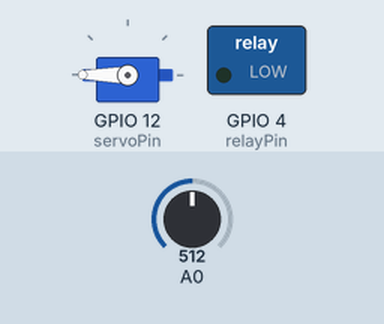
Simulated run of this sketch. Board: ESP8266 (NodeMCU). On the bench: servo, switched loads named in the sketch (green lamp = pin HIGH). The inputs (shaded band) are chosen by the test bench; at power-on: A0 = 512. WiFi joins after 1.5 s; servers stay silent unless stated; what the sketch prints to the serial monitor is not drawn.

Above: at 2.7 s.
2.8 s: A0 set to 498
At 4.9 s:
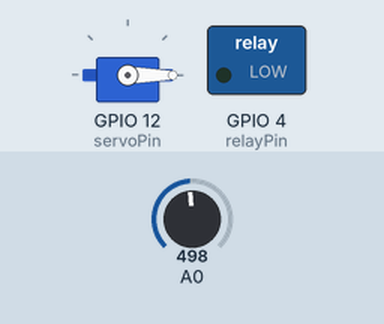
6.0 s: A0 set to 716
At 9.8 s:
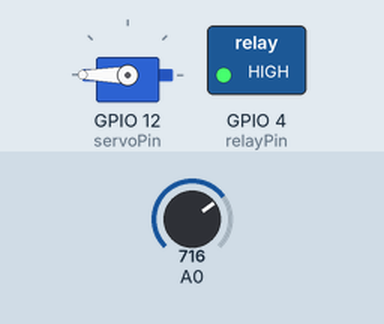
10.2 s: A0 set to 511
At 11.6 s:
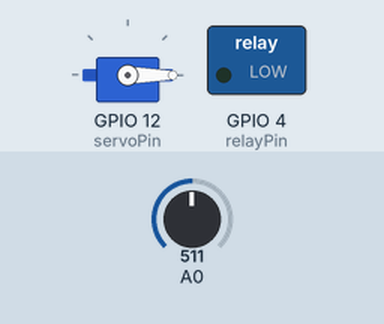
13.4 s: A0 set to 900
At 14.1 s:
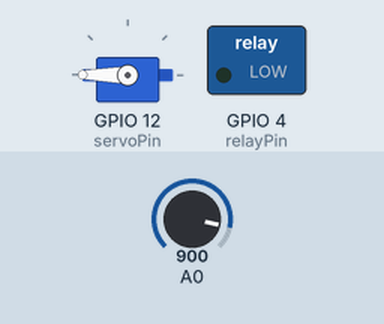
Timing chart, 0 to 17.4 s (numbered marks = the images above; inputs shaded):
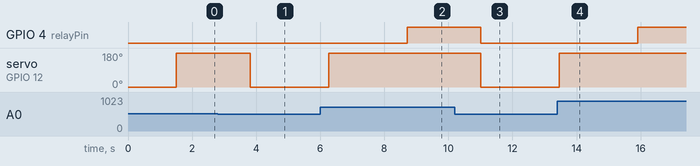

Measured:
- the behaviour switches between 512 and 511 on A0 (found by bisection; images 0 and 1)
- after the input at 2.8 s, GPIO 4 (relayPin): stays LOW (without the input it goes to HIGH after 1.2 s); servo on GPIO 12 (servoPin): 180° → 0° after 1.0 s
- after the input at 6.0 s, GPIO 4 (relayPin): LOW → HIGH after 2.7 s; servo on GPIO 12 (servoPin): 0° → 180° after 0.26 s
- after the input at 10.2 s, GPIO 4 (relayPin): HIGH → LOW after 0.82 s; servo on GPIO 12 (servoPin): 180° → 0° after 0.82 s
- after the input at 13.4 s, GPIO 4 (relayPin): LOW → HIGH after 2.5 s; servo on GPIO 12 (servoPin): 0° → 180° after 0.07 s

The sketch:

gass.ino
```cpp
#include <ESP8266WiFi.h>
#include <Servo.h>
#include <FirebaseArduino.h>

#define servoPin 12 //D6
#define relayPin 4 //D2
#define FIREBASE_HOST "iot-gass.firebaseio.com"
#define FIREBASE_AUTH "2VTgaMObtRDwtL2BZ85o9TZ5sjE07CIVHyqECVlK"


const char *ssid = "WIFI.HOME"; // replace with your wifi ssid and wpa2 key
const char *pass = "esjerukseger";

WiFiClient client;
Servo servo; //instans


void setup()
{
Serial.begin(115200);
delay(10);
pinMode(relayPin, OUTPUT);
Serial.println("Connecting to ");
Serial.println(ssid);
WiFi.begin(ssid, pass);
while (WiFi.status() != WL_CONNECTED)
{
delay(500);
Serial.print(".");
}
Serial.println("");
Serial.println("WiFi connected");
Firebase.begin(FIREBASE_HOST, FIREBASE_AUTH);
servo.attach(servoPin); //D6
servo.write(0);
digitalWrite(relayPin, LOW);
}

void loop() {
  // put your main code here, to run repeatedly:
float h = analogRead(A0); // pin A0
int servoStatus = servo.read();
int gassStatus = 0;
if (!isnan(h))
{
//Serial.println("Failed to read from MQ-5 sensor!");
gassStatus = h/1024*100;
}
Serial.print("status servo sebelum : ");
Serial.println(servoStatus);
Serial.print("status gas sebelum : ");
Serial.println(gassStatus);
if(gassStatus >= 50){
  servo.write(180);
  if(servoStatus >= 170){
    Firebase.setString("status_pompa", "ON");
     digitalWrite(relayPin, HIGH);
     Serial.println("status-pompa: on");
     Serial.print("status gas : ");
     Serial.println(gassStatus);
  }
}else{
  servo.write(0);
  digitalWrite(relayPin, LOW);
  Firebase.setString("status_pompa", "OFF");
  Serial.println("status-pompa: off");

  }


Firebase.setInt("nilai_gass", gassStatus);
Firebase.setInt("gasensor", gassStatus);

delay(2000);
}
```
